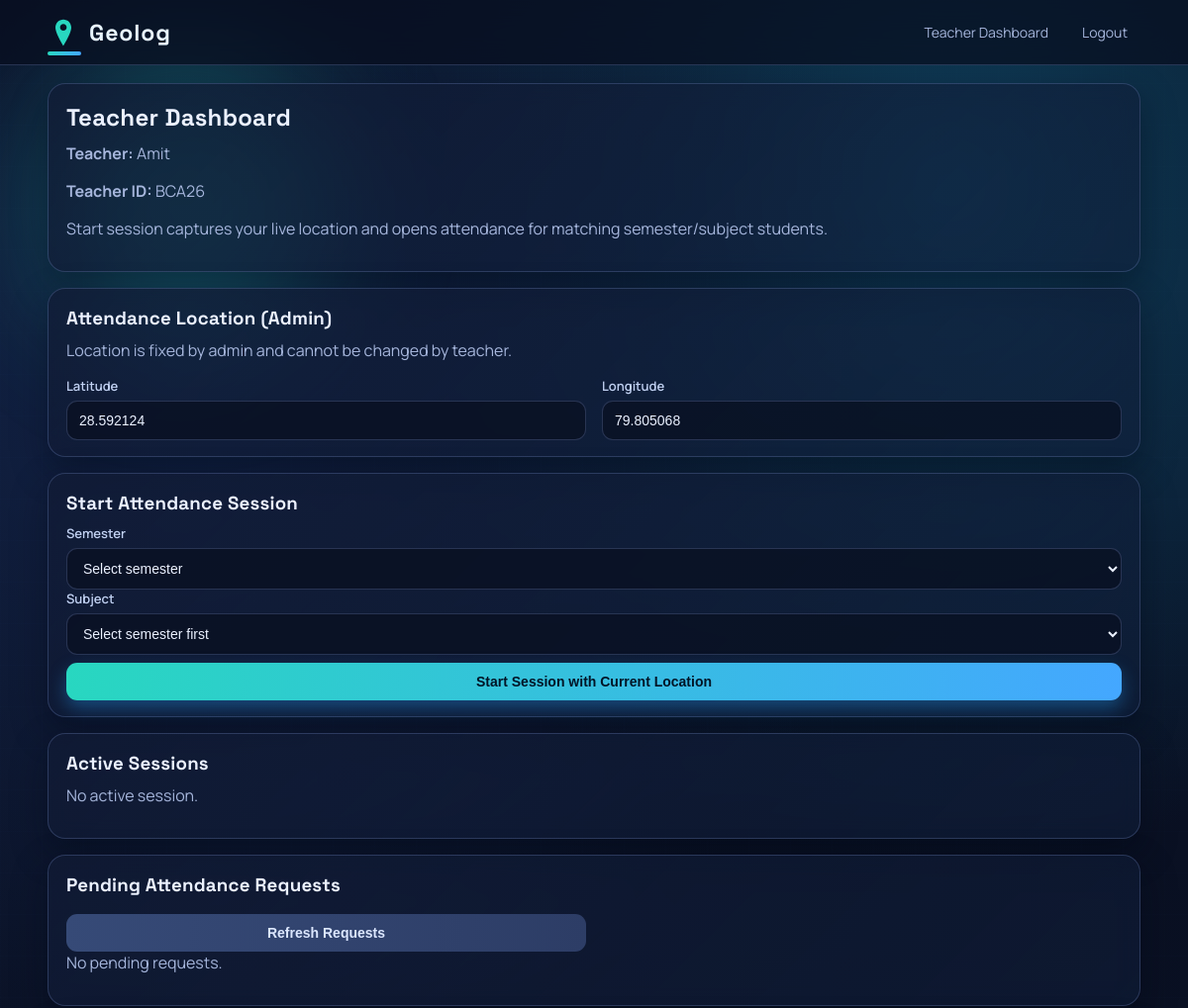
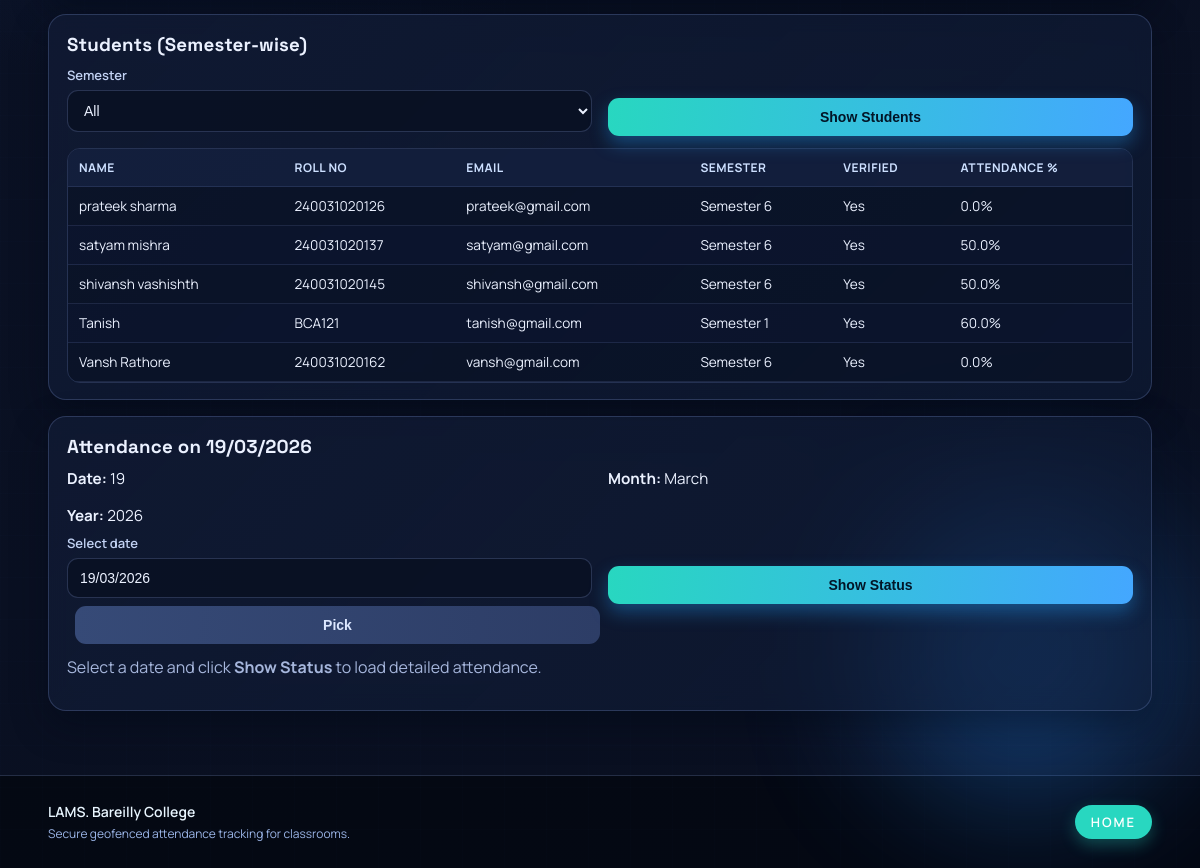
Screenshot of /teacher/dashboard (signed in) with the database file from the repository (2 pictures, top to bottom).
### models.py (models this page shows)
class User(db.Model):
    __tablename__ = "users"
    __table_args__ = (
        CheckConstraint("role IN ('admin', 'teacher', 'student')", name="ck_users_role_allowed"),
    )
    id = db.Column(db.Integer, primary_key=True)
    role = db.Column(db.String(20), nullable=False)
    name = db.Column(db.String(120), nullable=False)
    email = db.Column(db.String(255), nullable=False, unique=True)
    password = db.Column(db.String(255), nullable=False)
    email_verified = db.Column(db.Boolean, default=False, nullable=False)
    department = db.Column(db.String(120), nullable=True)
    last_login_at = db.Column(db.DateTime, nullable=True)

class Teacher(db.Model):
    __tablename__ = "teachers"
    id = db.Column(db.Integer, primary_key=True)
    user_id = db.Column(db.Integer, db.ForeignKey("users.id"), nullable=False, unique=True)
    teacher_id = db.Column(db.String(30), nullable=False, unique=True)
    department = db.Column(db.String(120), nullable=False)
    mobile_no = db.Column(db.String(20), nullable=True)

class Student(db.Model):
    __tablename__ = "students"
    id = db.Column(db.Integer, primary_key=True)
    user_id = db.Column(db.Integer, db.ForeignKey("users.id"), nullable=False, unique=True)
    roll_no = db.Column(db.String(40), nullable=False, unique=True)
    mobile_no = db.Column(db.String(20), nullable=True)
    semester_id = db.Column(db.Integer, db.ForeignKey("semesters.id"), nullable=False)
    verified = db.Column(db.Boolean, default=False, nullable=False)

class Semester(db.Model):
    __tablename__ = "semesters"
    id = db.Column(db.Integer, primary_key=True)
    name = db.Column(db.String(40), nullable=False, unique=True)

### app.py (the view, shortened to what this page needs)
@app.route("/teacher/dashboard")
@login_required(role="teacher")
def teacher_dashboard():
    teacher = Teacher.query.filter_by(user_id=session["user_id"]).first_or_404()
    user = db.session.get(User, session["user_id"])
    semesters = get_allowed_semesters()
    teacher_subject_ids = {
        row.subject_id for row in TeacherSubjectMap.query.filter_by(teacher_id=teacher.id).all()
    }
    subjects_query = (
        db.session.query(Subject, Semester)
        .join(Semester, Semester.id == Subject.semester_id)
        .filter(Subject.status.is_(True))
    )
    if teacher_subject_ids:
        subjects_query = subjects_query.filter(Subject.id.in_(teacher_subject_ids))
    else:
        subjects_query = subjects_query.filter(Subject.id == -1)
    subjects = subjects_query.order_by(Semester.id, Subject.name).all()
    teacher_semester_ids = {sem.id for _, sem in subjects}
    active_sessions = (
        db.session.query(AttendanceSession, Subject, Semester)
        .join(Subject, Subject.id == AttendanceSession.subject_id)
        .join(Semester, Semester.id == AttendanceSession.semester_id)
        .filter(
            AttendanceSession.teacher_id == teacher.id,
            AttendanceSession.is_active.is_(True),
        )
        .order_by(AttendanceSession.start_time.desc())
        .all()
    )
    pending_requests_rows = (
        db.session.query(AttendanceRequest, Student, User, AttendanceSession, Subject, Semester)
        .join(Student, Student.id == AttendanceRequest.student_id)
        .join(User, User.id == Student.user_id)
        .join(AttendanceSession, AttendanceSession.id == AttendanceRequest.session_id)
        .join(Subject, Subject.id == AttendanceRequest.subject_id)
        .join(Semester, Semester.id == AttendanceSession.semester_id)
        .filter(
            AttendanceSession.teacher_id == teacher.id,
            AttendanceRequest.status == "pending",
        )
        .order_by(AttendanceRequest.requested_at.desc())
        .all()
    )
    pending_requests = [
        {
            "id": req.id,
            "student_name": user_row.name,
            "roll_no": student.roll_no,
            "requested_at": req.requested_at,
            "latitude": req.latitude,
            "longitude": req.longitude,
            "accuracy": req.accuracy,
            "subject": subject.name,
            "semester": semester.name,
        }
        for req, student, user_row, session_row, subject, semester in pending_requests_rows
    ]
    student_filter_semester = request.args.get("student_semester_id", type=int)
    allowed_semester_ids = {sem.id for sem in semesters}
    if student_filter_semester and student_filter_semester not in allowed_semester_ids:
        student_filter_semester = None
    show_status = request.args.get("show_status", "").strip() == "1"
    teacher_students_query = (
        db.session.query(Student, User, Semester)
        .join(User, User.id == Student.user_id)
        .join(Semester, Semester.id == Student.semester_id)
    )
    if student_filter_semester:
        if student_filter_semester in teacher_semester_ids:
            teacher_students_query = teacher_students_query.filter(Student.semester_id == student_filter_semester)
        else:
            teacher_students_query = teacher_students_query.filter(Student.id == -1)
    else:
        if teacher_semester_ids:
            teacher_students_query = teacher_students_query.filter(Student.semester_id.in_(teacher_semester_ids))
        else:
            teacher_students_query = teacher_students_query.filter(Student.id == -1)
    teacher_students = teacher_students_query.order_by(func.lower(User.name).asc(), Student.roll_no.asc()).all()
    attendance_date_param = (request.args.get("attendance_date") or "").strip()
    attendance_date_selected = date.today()
    if attendance_date_param:
        try:
            attendance_date_selected = date.fromisoformat(attendance_date_param)
        except ValueError:
            attendance_date_selected = date.today()
    session_counts_by_semester = dict(
        db.session.query(AttendanceSession.semester_id, func.count(AttendanceSession.id))
        .filter(AttendanceSession.teacher_id == teacher.id)
        .group_by(AttendanceSession.semester_id)
        .all()
    )
    attendance_counts_by_student = dict(
        db.session.query(Attendance.student_id, func.count(Attendance.id))
        .join(AttendanceSession, AttendanceSession.id == Attendance.session_id)
        .filter(AttendanceSession.teacher_id == teacher.id)
        .group_by(Attendance.student_id)
        .all()
    )
    attendance_by_student_on_date = defaultdict(list)
    student_attendance_summary = []
    for student, student_user, sem in teacher_students:
        total_sessions = session_counts_by_semester.get(sem.id, 0)
        present_sessions = attendance_counts_by_student.get(student.id, 0)
        percentage = round((present_sessions / total_sessions) * 100, 2) if total_sessions else 0
        student_attendance_summary.append(
            {
                "student": student,
                "user": student_user,
                "semester": sem,
                "percentage": percentage,
                "daily_records": attendance_by_student_on_date.get(student.id, []),
            }
        )
    student_attendance_calendar = []
    attendance_present_count = 0
    attendance_absent_count = 0
    total_students_shown = len(student_attendance_summary)
    start_subject_map = {}
    for sem in semesters:
        sem_subjects = [subject for subject, s in subjects if s.id == sem.id]
        start_subject_map[str(sem.id)] = [{"id": subject.id, "name": subject.name} for subject in sem_subjects]
    default_location = get_default_attendance_location()
    return render_template(
        "teacher_dashboard.html",
        user=user,
        start_subject_map=start_subject_map,
        semesters=semesters,
        active_sessions=active_sessions,
        teacher_students=teacher_students,
        student_filter_semester=student_filter_semester,
        student_attendance_summary=student_attendance_summary,
        student_attendance_calendar=student_attendance_calendar,
        attendance_date_iso=attendance_date_selected.isoformat(),
        attendance_date_display=attendance_date_selected.strftime("%d/%m/%Y"),
        attendance_date_parts={
            "day": attendance_date_selected.day,
            "month": attendance_date_selected.strftime("%B"),
            "year": attendance_date_selected.year,
        },
        attendance_present_count=attendance_present_count,
        attendance_absent_count=attendance_absent_count,
        attendance_total_students=total_students_shown if show_status else 0,
        teacher=teacher,
        show_status=show_status,
        pending_requests=pending_requests,
        default_attendance_location=default_location,
    )

### templates/teacher_dashboard.html (shortened to what this page needs)
{% extends "base.html" %}
{% block content %}
<div class="card">
    <h2>Teacher Dashboard</h2>
    <p><b>Teacher:</b> {{ user.name }}</p>
    <p><b>Teacher ID:</b> {{ teacher.teacher_id }}</p>
    <p>Start session captures your live location and opens attendance for matching semester/subject students.</p>
</div>
<div class="card" id="teacher-location-card">
    <h3>Attendance Location (Admin)</h3>
    <p>Location is fixed by admin and cannot be changed by teacher.</p>
    <div class="row">
        <div>
            <label for="manual_latitude">Latitude</label>
            <input
                id="manual_latitude"
                type="text"
                inputmode="decimal"
                placeholder="e.g. 28.613900"
                value="{{ '%.6f'|format(default_attendance_location.latitude) if default_attendance_location else '' }}"
                readonly
                disabled
            >
        </div>
        <div>
            <label for="manual_longitude">Longitude</label>
            <input
                id="manual_longitude"
                type="text"
                inputmode="decimal"
                placeholder="e.g. 77.209000"
                value="{{ '%.6f'|format(default_attendance_location.longitude) if default_attendance_location else '' }}"
                readonly
                disabled
            >
        </div>
    </div>
</div>
<div class="card">
    <h3>Start Attendance Session</h3>
    <label for="teacher_start_semester_id">Semester</label>
    <select id="teacher_start_semester_id" onchange="loadTeacherSubjectsBySemester()">
        <option value="">Select semester</option>
    </select>
    <label for="subject_id">Subject</label>
    <select id="subject_id" data-subject-map='{{ start_subject_map|tojson|safe }}'>
        <option value="">Select semester first</option>
    </select>
    <button type="button" onclick="startTeacherSession(this)" style="margin-top: 8px;">Start Session with Current Location</button>
</div>
<div class="card">
    <h3>Active Sessions</h3>
    <p id="teacher-active-sessions-empty" {% if active_sessions %}style="display:none;"{% endif %}>No active session.</p>
</div>
<div class="card" id="pending-requests-card">
    <h3>Pending Attendance Requests</h3>
    <div class="row" style="margin-top: 8px;">
        <button type="button" class="btn-secondary" id="refresh-requests-btn">Refresh Requests</button>
    </div>
    <p id="pending-requests-empty" {% if pending_requests %}style="display:none;"{% endif %}>No pending requests.</p>
</div>
<div class="card">
    <h3>Students (Semester-wise)</h3>
    <form method="get" class="row" style="margin-bottom: 12px;">
        <div>
            <label for="student_semester_id">Semester</label>
            <select id="student_semester_id" name="student_semester_id">
                <option value="">All</option>
            </select>
        </div>
        <div>
            <label>&nbsp;</label>
            <button type="submit">Show Students</button>
        </div>
    </form>
    <div class="table-wrap">
        <table>
            <thead>
                <tr>
                    <th>Name</th>
                    <th>Roll No</th>
                    <th>Email</th>
                    <th>Semester</th>
                    <th>Verified</th>
                    <th>Attendance %</th>
                </tr>
            </thead>
            <tbody>
                {% for row in student_attendance_summary %}
                    <tr>
                        <td>{{ row.user.name }}</td>
                        <td>{{ row.student.roll_no }}</td>
                        <td>{{ row.user.email }}</td>
                        <td>{{ row.semester.name }}</td>
                        <td>{{ "Yes" if row.student.verified else "No" }}</td>
                        <td>{{ row.percentage }}%</td>
                    </tr>
                {% else %}
                    <tr><td colspan="5">No students found for selected semester.</td></tr>
                {% endfor %}
            </tbody>
        </table>
    </div>
</div>
<div class="card">
    <h3>Attendance on {{ attendance_date_display }}</h3>
    <div class="row" style="gap: 1rem; flex-wrap: wrap; font-size: 0.95rem; margin-bottom: 8px;">
        <span><strong>Date:</strong> {{ attendance_date_parts.day }}</span>
        <span><strong>Month:</strong> {{ attendance_date_parts.month }}</span>
        <span><strong>Year:</strong> {{ attendance_date_parts.year }}</span>
    </div>
    <form id="teacher-attendance-date-form" method="get" class="row" style="margin-bottom: 12px;">
        <div>
            <label for="attendance_date_display">Select date</label>
            <input id="attendance_date_display" type="text" inputmode="numeric" autocomplete="off" placeholder="DD/MM/YYYY" value="{{ attendance_date_display }}">
            <button id="attendance_date_open" type="button" class="btn-secondary" style="margin-left: 8px;">Pick</button>
        </div>
        <div>
            <label>&nbsp;</label>
            <button type="submit">Show Status</button>
        </div>
    </form>
    {% if show_status %}
        <p>{{ attendance_present_count }} present · {{ attendance_absent_count }} absent out of {{ attendance_total_students }} students.</p>
        <div class="table-wrap">
            <table>
                <thead>
                    <tr>
                        <th>Student</th>
                        <th>Roll No</th>
                        <th>Semester</th>
                        <th>Attendance %</th>
                        <th>Status</th>
                        <th>Details</th>
                    </tr>
                </thead>
                <tbody>
                    {% for row in student_attendance_calendar %}
                        <tr class="{{ 'attendance-absent' if not row.daily_records else 'attendance-present' }}">
                            <td>{{ row.user.name }}</td>
                            <td>{{ row.student.roll_no }}</td>
                            <td>{{ row.semester.name }}</td>
                            <td>{{ row.percentage }}%</td>
                            <td>
                                {% if row.daily_records %}
                                    <span class="badge badge-success">Present</span>
                                {% else %}
                                    <span class="badge badge-warning">Absent</span>
                                {% endif %}
                            </td>
                            <td>
                                {% if row.daily_records %}
                                    <ul class="tiny-list">
                                        {% for detail in row.daily_records %}
                                            <li>
                                                <span>{{ detail.subject }}</span>
                                            </li>
                                        {% endfor %}
                                    </ul>
                                {% else %}
                                    <span>No attendance recorded</span>
                                {% endif %}
                            </td>
                        </tr>
                    {% else %}
                        <tr><td colspan="5">No students available for the selected semester filter.</td></tr>
                    {% endfor %}
                </tbody>
            </table>
        </div>
    {% else %}
        <p>Select a date and click <strong>Show Status</strong> to load detailed attendance.</p>
    {% endif %}
</div>
{% endblock %}

### rows the page displays
User: name "Amit"
Teacher: teacher_id "BCA26"
User: user.name "prateek sharma", user.email "prateek@gmail.com"
Student: student.roll_no "240031020126", verified "Yes"
Semester: semester.name "Semester 6" "Semester 6" "Semester 6" "Semester 6"
User: user.name "satyam mishra", user.email "satyam@gmail.com"
Student: student.roll_no "240031020137", verified "Yes"
User: user.name "shivansh vashishth", user.email "shivansh@gmail.com"
Student: student.roll_no "240031020145", verified "Yes"
User: user.name "Tanish", user.email "tanish@gmail.com"
Student: student.roll_no "BCA121", verified "Yes"
Semester: semester.name "Semester 1"
User: user.name "Vansh Rathore", user.email "vansh@gmail.com"
Student: student.roll_no "240031020162", verified "Yes"

### other values shown
{{ row.percentage }} "0.0" "50.0" "50.0" "60.0" "0.0"
{{ attendance_date_parts.day }} "19"
{{ attendance_date_parts.month }} "March"
{{ attendance_date_parts.year }} "2026"
